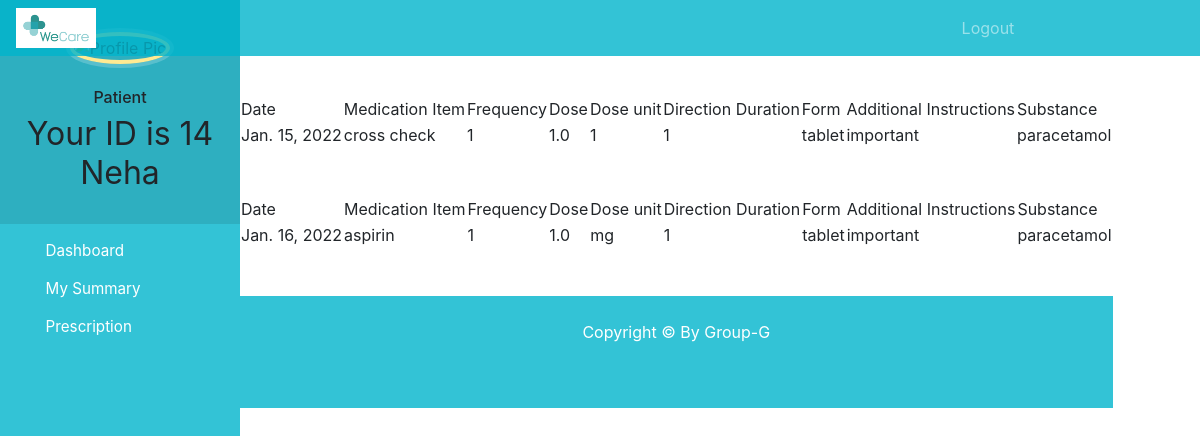
The page /patient-prescription (signed in) on the database its author committed.
### hospital/models.py (models this page shows, shortened)
class PatientPrescriptionDetails(models.Model):
    patientId=models.PositiveIntegerField(null=True)
    medicationItem=models.CharField(max_length=100)
    frequency=models.PositiveIntegerField(null=False)
    dose=models.FloatField(null=False)
    doseUnit=models.CharField(max_length=100)
    directionDuration=models.PositiveIntegerField(null=False)
    form=models.CharField(max_length=100)
    additionalInstruc=models.CharField(max_length=400)
    substance=models.CharField(max_length=100)
    date=models.DateField(auto_now=True)

### hospital/views.py (the view)
# urls.py: path('patient-prescription', views.patient_prescription_view,name='patient-prescription'),
@login_required(login_url='patientlogin')
@user_passes_test(is_patient)
def patient_prescription_view(request):
    patient = models.Patient.objects.get(user_id=request.user.id)
    assignedDoctor = models.User.objects.all().filter(id=patient.assignedDoctorId)
    pDD = models.PatientPrescriptionDetails.objects.all().filter(patientId=patient.id)
    patientDict = {
        'patientId': patient.user_id,
        'name': patient.get_name,
        'mobile': patient.mobile,
        'address': patient.address,
        'symptoms': patient.symptoms,
        'assignedDoctorName': assignedDoctor[0].first_name,
        'pDD':pDD
    }
    return render(request, 'hospital/prescription_patient.html', context=patientDict)

### hospital/models.py (called while the page is built)
    @property
    def get_name(self):
        return self.user.first_name+" "+self.user.last_name

### hospital/views.py (called while the page is built)
def is_patient(user):
    return user.groups.filter(name='PATIENT').exists()

### templates/hospital/prescription_patient.html
{% extends 'hospital/patient_base.html' %}
  {% load static %}
  {% block content %}
    {% for m in pDD %}
      <div>
        <table>
          <br>
          <br>
          <tr class="heading">
            <td>
              Date
            </td>
            <td>
              Medication Item
            </td>
            <td>
              Frequency
            </td>
            <td>
              Dose
            </td>
            <td>
              Dose unit
            </td>
            <td>
              Direction Duration
            </td>
            <td>
              Form
            </td>
            <td>
              Additional Instructions
            </td>
            <td>
              Substance
            </td>
          </tr>
          <tr class="details">
            <td>
              {{m.date}}
            </td>
            <td>
              {{m.medicationItem}}
            </td>
            <td>
              {{m.frequency}}
            </td>
            <td>
              {{m.dose}}
            </td>
            <td>
              {{m.doseUnit}}
            </td>
            <td>
              {{m.directionDuration}}
            </td>
            <td>
              {{m.form}}
            </td>
            <td>
              {{m.additionalInstruc}}
            </td>
            <td>
              {{m.substance}}
            </td>
          </tr>
          {% endfor %}
        </table>
      </div>
  {% endblock content %}

### templates/hospital/patient_base.html (shortened to what this page needs)
<!DOCTYPE html>
{% load static %}
<html lang="en">
<head>
  <link rel="stylesheet" href="https://stackpath.bootstrapcdn.com/bootstrap/4.3.1/css/bootstrap.min.css">
  <link rel="stylesheet" href="https://maxcdn.bootstrapcdn.com/font-awesome/4.7.0/css/font-awesome.min.css">
</head>
<body>
  <nav class="menu" tabindex="0">
    <header class="avatar">
      <img src="{% static patient.profile_pic.url %}" alt="Profile Pic" />
      <br><br>
      <h6>Patient</h6>
      <h2>Your ID is {{request.user.id}}</h2>
      <h2>{{request.user.first_name}}</h2>
    </header>
    <ul>
      <li tabindex="0" class="icon-dashboard"> <a style="color:white; text-decoration:none;" href="/patient-dashboard"><span>Dashboard</span></a> </li>
      <li tabindex="0" class="icon-calendar"> <a style="color:white; text-decoration:none;" href="/patient-summary"><span>My Summary</span></a></li>
      <li tabindex="0" class="icon-users"> <a style="color:white; text-decoration:none;" href="/patient-prescription"><span>Prescription</span></a></li>
    </ul>
  </nav>
  <main>
    <div class="bs-example">
      <nav class="navbar navbar-expand-md  navbar-dark fixed-top" style="background:rgba(0, 181, 204,0.8);">
        <a class="navbar-brand" href="/" ><img src="{% static 'images/logo.png' %}" width="80" height="40" style="position: absolute; top: 8px; bottom: 5px;" alt=""></a>
        <div class="collapse navbar-collapse justify-content-between" id="navbarCollapse">
          <div class="navbar-nav" style=" margin-left: 80%;">
            <a href="/logout" class="nav-item nav-link">Logout</a>
          </div>
        </div>
      </nav>
    </div>
    <br><br>
    {% block content %}
    {% endblock content %}
    <br><br>
    <footer>
      <br>
      <div class="container">
        <div class="row">
          <div class="col-md-12 col-sm-12">
            <div style="color:#ffffff;" class="wow fadeInUp footer-copyright">
              <p>
                Copyright &copy; By Group-G </p>
            </div>
          </div>
        </div>
      </div>
      <br><br>
    </footer>
  </main>
</body>
</html>

### templates/hospital/patient_base.html (style rules this page uses)
a:link { text-decoration: none; }
a { color: white; }
footer { padding: 0px 0px 0px 0px; background-color: rgba(0, 181, 204,0.8); margin: 0px; }
p { text-align: center; }
body { padding-left: 240px; position: fixed; }
main { position: relative; height: 100vh; }
.menu { background: rgba(0, 181, 204,0.8); height: 100vh; width: 240px; position: fixed; top: 0px; left: 0; z-index: 5; outline: none; }
.menu .avatar { background: rgba(0, 0, 0, 0.1); padding: 2em 0.5em; text-align: center; }
.menu .avatar img { width: 100px; border-radius: 50%; overflow:y-auto; border: 4px solid #ffea92; box-shadow: 0 0 0 4px rgba(255, 255, 255, 0.2); }
.menu .avatar h2 { font-weight: normal; margin-bottom: 0; }
.menu ul { list-style: none; padding: 0.5em 0; margin: 0; }
.menu ul li { padding: 0.5em 1em 0.5em 3em; font-size: 0.95em; font-weight: regular; background-repeat: no-repeat; background-position: left 15px center; background-size: auto 20px; transition: all 0.15s linear; cursor: pointer; }
.menu ul li.icon-dashboard { background-image: url("http://www.entypo.com/images//gauge.svg"); }
.menu ul li.icon-users { background-image: url("http://www.entypo.com/images//users.svg"); }
.menu ul li.icon-calendar { background-image: url("http://www.entypo.com/images//calendar.svg"); }

### rows shown on the page
PatientPrescriptionDetails: date "Jan. 15, 2022", medicationItem "cross check", frequency "1", dose "1.0", doseUnit "1", directionDuration "1", form "tablet", additionalInstruc "important", substance "paracetamol"
PatientPrescriptionDetails: date "Jan. 16, 2022", medicationItem "aspirin", frequency "1", dose "1.0", doseUnit "mg", directionDuration "1", form "tablet", additionalInstruc "important", substance "paracetamol"

### other values the page prints
{{ request.user.id }} "14"
{{ request.user.first_name }} "Neha"
